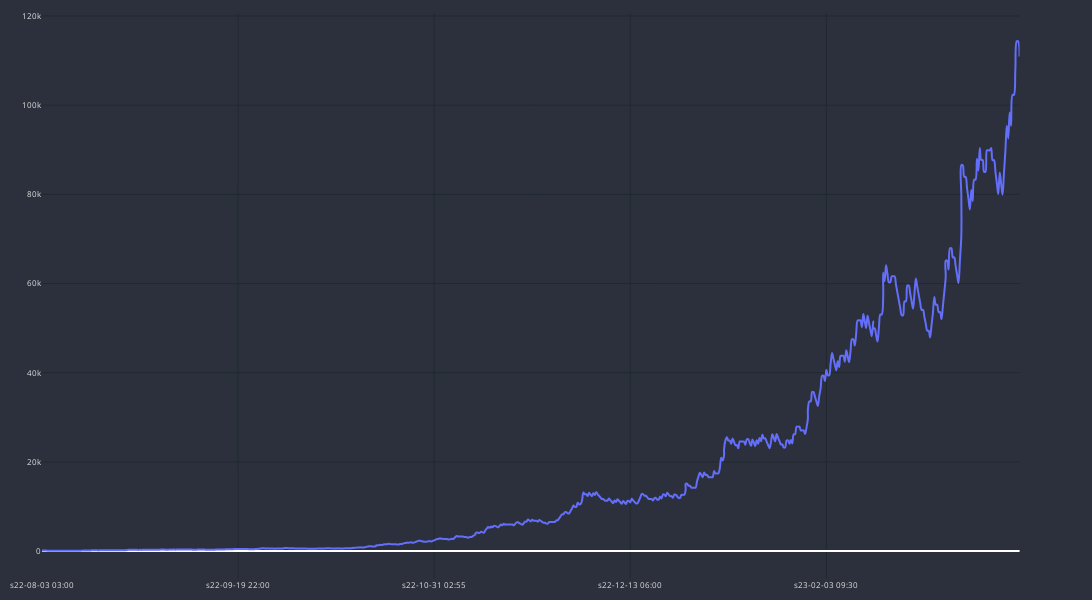

Notebook code cell kept with this figure:
### Code cell
df_res_m5_plot = df_res_m5#.loc[:100]
df_res_m5_plot['time'] = df_res_m5_plot['end_time']
cp = CandlePlot(df_res_m5_plot, candles=False)
cp.show_plot(line_traces=['balance'])

### Figure 1 — Plotly figure (JSON) as saved in the notebook; plotly's stock layout.template omitted (floating-point values rounded to 4 significant figures; data arrays with more than 128 entries replaced by an {"elided": "..."} marker saying what was removed)
{"data": [{"line": {"shape": "spline", "width": 2}, "name": "balance", "type": "scatter", "x": {"elided": "702 str values"}, "xaxis": "x", "y": {"elided": "702 float values"}, "yaxis": "y"}], "layout": {"font": {"color": "#e1e1e1", "size": 8}, "height": 600, "margin": {"b": 10, "l": 10, "r": 10, "t": 10}, "paper_bgcolor": "#2c303c", "plot_bgcolor": "#2c303c", "width": 1400, "xaxis": {"anchor": "y", "domain": [0, 0.94], "gridcolor": "#1f292f", "nticks": 5, "rangeslider": {"visible": false}}, "yaxis": {"anchor": "x", "domain": [0, 1], "gridcolor": "#1f292f"}, "yaxis2": {"anchor": "x", "gridcolor": "#1f292f", "overlaying": "y", "side": "right"}}}
